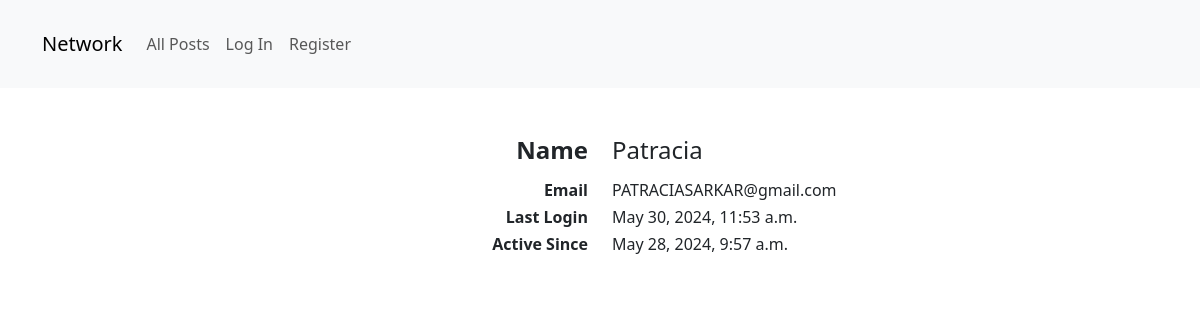
Page /profile/2 on the earlier database version.
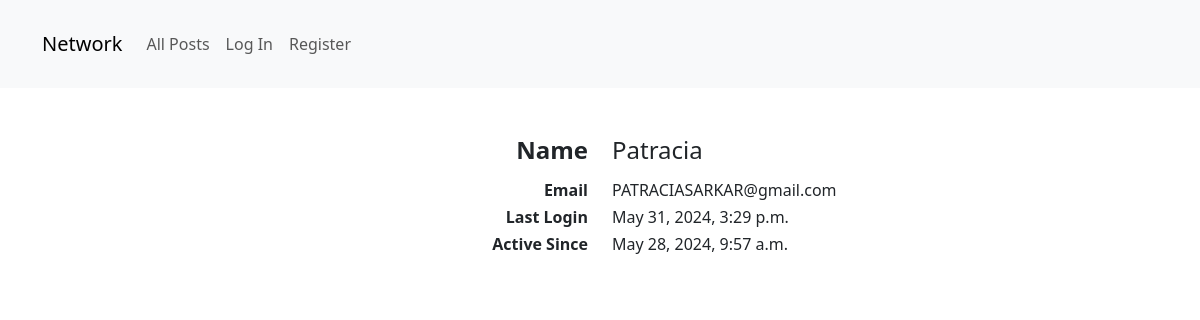
Same page on the later database version.
### network/models.py (models this page shows)
class User(AbstractUser):
    pass

### network/views.py (the view)
# urls.py: path("profile/<int:user_id>", views.profile, name="profile"),
def profile(request, user_id):
    profile_user = get_object_or_404(User, pk = user_id)
    follow_incoming = profile_user.followees.all()
    i_follow = False
    for pair in follow_incoming:
        if request.user.id == pair.follower.id:
            i_follow = True
    return render(request, 'network/profile.html',{
        'profile_user' : profile_user,
        'i_follow': i_follow,
        })

### network/templates/network/profile.html (shortened to what this page needs)
{% extends "network/layout.html" %}
{% block body %}
<div class="mt-5">
    <div class="row mb-2">
        <h4 class="col text-end">
            <b>
                Name
            </b>
        </h4>
        <h4 class="col">
            {{profile_user.username}}
        </h4>
    </div>
    <div class="row">
        <h6 class="col text-end">
            <b>
                Email
            </b>
        </h6>
        <h6 class="col">
            {{profile_user.email}}
        </h6>
    </div>
    <div class="row">
        <h6 class="col text-end">
            <b>
                Last Login
            </b>
        </h6>
        <h6 class="col">
            {{profile_user.last_login}}
        </h6>
    </div>
    <div class="row">
        <h6 class="col text-end">
            <b>
                Active Since
            </b>
        </h6>
        <h6 class="col">
            {{profile_user.date_joined}}
        </h6>
    </div>
</div>
{% endblock %}

Differences in the rows shown:
changed User "Patracia": last_login "May 30, 2024, 11:53 a.m." → "May 31, 2024, 3:29 p.m."
